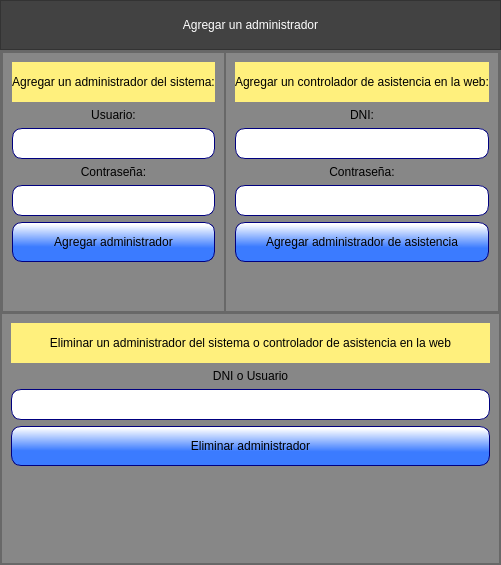
            <widget class="QWidget" name="page_add_administrator">
             <property name="styleSheet">
              <string notr="true">QWidget{
background-color: rgb(135, 135, 135);
}

QPushButton{
border: 1px solid rgb(0, 0, 127);
border-radius:10px;
background-color: qlineargradient(spread:pad, x1:0.409318, y1:0.636, x2:0.432, y2:0.0454545, stop:0 rgba(59, 123, 255, 255), stop:1 rgba(255, 255, 255, 255));
font: 14pt &quot;MS Shell Dlg 2&quot;;
}

QPushButton:hover{
	background-color: rgb(170, 255, 255);
	font: 14pt &quot;MS Shell Dlg 2&quot;;
}</string>
             </property>
             <layout class="QVBoxLayout" name="verticalLayout_9">
              <property name="spacing">
               <number>0</number>
              </property>
              <property name="leftMargin">
               <number>0</number>
              </property>
              <property name="topMargin">
               <number>0</number>
              </property>
              <property name="rightMargin">
               <number>0</number>
              </property>
              <property name="bottomMargin">
               <number>0</number>
              </property>
              <item>
               <widget class="QFrame" name="frame_24">
                <property name="minimumSize">
                 <size>
                  <width>0</width>
                  <height>50</height>
                 </size>
                </property>
                <property name="maximumSize">
                 <size>
                  <width>16777215</width>
                  <height>50</height>
                 </size>
                </property>
                <property name="styleSheet">
                 <string notr="true">QFrame{
background-color: rgb(66, 66, 66);
font: 12pt &quot;MS Shell Dlg 2&quot;;
}

QLineEdit{
	font: 12pt &quot;MS Shell Dlg 2&quot;;
	background-color: rgb(255, 255, 255);
	border: 1px solid rgb(0, 0, 127);
	border-radius:10px;
}</string>
                </property>
                <property name="frameShape">
                 <enum>QFrame::StyledPanel</enum>
                </property>
                <property name="frameShadow">
                 <enum>QFrame::Raised</enum>
                </property>
                <layout class="QVBoxLayout" name="verticalLayout_31">
                 <property name="spacing">
                  <number>0</number>
                 </property>
                 <property name="leftMargin">
                  <number>0</number>
                 </property>
                 <property name="topMargin">
                  <number>0</number>
                 </property>
                 <property name="rightMargin">
                  <number>0</number>
                 </property>
                 <property name="bottomMargin">
                  <number>0</number>
                 </property>
                 <item>
                  <widget class="QLabel" name="label_35">
                   <property name="styleSheet">
                    <string notr="true">color: rgb(255, 255, 255);
font: 16pt &quot;MS Shell Dlg 2&quot;;</string>
                   </property>
                   <property name="text">
                    <string>Agregar un administrador</string>
                   </property>
                   <property name="alignment">
                    <set>Qt::AlignCenter</set>
                   </property>
                  </widget>
                 </item>
                </layout>
               </widget>
              </item>
              <item>
               <widget class="QFrame" name="frame_23">
                <property name="styleSheet">
                 <string notr="true">QFrame{
font: 12pt &quot;MS Shell Dlg 2&quot;;
}
QLineEdit{
	font: 12pt &quot;MS Shell Dlg 2&quot;;
	background-color: rgb(255, 255, 255);
	border: 1px solid rgb(0, 0, 127);
	border-radius:10px;
}</string>
                </property>
                <property name="frameShape">
                 <enum>QFrame::StyledPanel</enum>
                </property>
                <property name="frameShadow">
                 <enum>QFrame::Raised</enum>
                </property>
                <layout class="QVBoxLayout" name="verticalLayout_32">
                 <property name="spacing">
                  <number>0</number>
                 </property>
                 <property name="leftMargin">
                  <number>0</number>
                 </property>
                 <property name="topMargin">
                  <number>0</number>
                 </property>
                 <property name="rightMargin">
                  <number>0</number>
                 </property>
                 <property name="bottomMargin">
                  <number>0</number>
                 </property>
                 <item>
                  <widget class="QFrame" name="add_admin_frame">
                   <property name="frameShape">
                    <enum>QFrame::StyledPanel</enum>
                   </property>
                   <property name="frameShadow">
                    <enum>QFrame::Raised</enum>
                   </property>
                   <layout class="QHBoxLayout" name="horizontalLayout_14" stretch="0,0">
                    <property name="spacing">
                     <number>0</number>
                    </property>
                    <property name="leftMargin">
                     <number>0</number>
                    </property>
                    <property name="topMargin">
                     <number>0</number>
                    </property>
                    <property name="rightMargin">
                     <number>0</number>
                    </property>
                    <property name="bottomMargin">
                     <number>0</number>
                    </property>
                    <item>
                     <widget class="QFrame" name="frame_26">
                      <property name="frameShape">
                       <enum>QFrame::StyledPanel</enum>
                      </property>
                      <property name="frameShadow">
                       <enum>QFrame::Raised</enum>
                      </property>
                      <layout class="QVBoxLayout" name="verticalLayout_34">
                       <item>
                        <widget class="QLabel" name="label_38">
                         <property name="minimumSize">
                          <size>
                           <width>0</width>
                           <height>40</height>
                          </size>
                         </property>
                         <property name="styleSheet">
                          <string notr="true">background-color: rgb(255, 240, 125);</string>
                         </property>
                         <property name="text">
                          <string>Agregar un administrador del sistema:</string>
                         </property>
                         <property name="alignment">
                          <set>Qt::AlignCenter</set>
                         </property>
                        </widget>
                       </item>
                       <item>
                        <widget class="QLabel" name="label_46">
                         <property name="minimumSize">
                          <size>
                           <width>0</width>
                           <height>0</height>
                          </size>
                         </property>
                         <property name="text">
                          <string>Usuario:</string>
                         </property>
                         <property name="alignment">
                          <set>Qt::AlignCenter</set>
                         </property>
                        </widget>
                       </item>
                       <item>
                        <widget class="QLineEdit" name="lineEdit_add_users">
                         <property name="minimumSize">
                          <size>
                           <width>0</width>
                           <height>31</height>
                          </size>
                         </property>
                         <property name="alignment">
                          <set>Qt::AlignCenter</set>
                         </property>
                        </widget>
                       </item>
                       <item>
                        <widget class="QLabel" name="label_41">
                         <property name="minimumSize">
                          <size>
                           <width>0</width>
                           <height>0</height>
                          </size>
                         </property>
                         <property name="text">
                          <string>Contraseña:</string>
                         </property>
                         <property name="alignment">
                          <set>Qt::AlignCenter</set>
                         </property>
                        </widget>
                       </item>
                       <item>
                        <widget class="QLineEdit" name="lndt_add_password">
                         <property name="minimumSize">
                          <size>
                           <width>0</width>
                           <height>31</height>
                          </size>
                         </property>
                         <property name="alignment">
                          <set>Qt::AlignCenter</set>
                         </property>
                        </widget>
                       </item>
                       <item>
                        <widget class="QPushButton" name="btn_add_confirm_admin">
                         <property name="minimumSize">
                          <size>
                           <width>0</width>
                           <height>40</height>
                          </size>
                         </property>
                         <property name="text">
                          <string>Agregar administrador</string>
                         </property>
                        </widget>
                       </item>
                       <item>
                        <spacer name="verticalSpacer_11">
                         <property name="orientation">
                          <enum>Qt::Vertical</enum>
                         </property>
                         <property name="sizeHint" stdset="0">
                          <size>
                           <width>20</width>
                           <height>40</height>
                          </size>
                         </property>
                        </spacer>
                       </item>
                      </layout>
                     </widget>
                    </item>
                    <item>
                     <widget class="QFrame" name="frame_25">
                      <property name="frameShape">
                       <enum>QFrame::StyledPanel</enum>
                      </property>
                      <property name="frameShadow">
                       <enum>QFrame::Raised</enum>
                      </property>
                      <layout class="QVBoxLayout" name="verticalLayout_35">
                       <item>
                        <widget class="QLabel" name="label_39">
                         <property name="minimumSize">
                          <size>
                           <width>0</width>
                           <height>40</height>
                          </size>
                         </property>
                         <property name="styleSheet">
                          <string notr="true">background-color: rgb(255, 240, 125);</string>
                         </property>
                         <property name="text">
                          <string>Agregar un controlador de asistencia en la web:</string>
                         </property>
                         <property name="alignment">
                          <set>Qt::AlignCenter</set>
                         </property>
                        </widget>
                       </item>
                       <item>
                        <widget class="QLabel" name="label_42">
                         <property name="minimumSize">
                          <size>
                           <width>0</width>
                           <height>0</height>
                          </size>
                         </property>
                         <property name="text">
                          <string>DNI:</string>
                         </property>
                         <property name="alignment">
                          <set>Qt::AlignCenter</set>
                         </property>
                        </widget>
                       </item>
                       <item>
                        <widget class="QLineEdit" name="lineEdit_26">
                         <property name="minimumSize">
                          <size>
                           <width>0</width>
                           <height>31</height>
                          </size>
                         </property>
                         <property name="alignment">
                          <set>Qt::AlignCenter</set>
                         </property>
                        </widget>
                       </item>
                       <item>
                        <widget class="QLabel" name="label_43">
                         <property name="minimumSize">
                          <size>
                           <width>0</width>
                           <height>0</height>
                          </size>
                         </property>
                         <property name="text">
                          <string>Contraseña:</string>
                         </property>
                         <property name="alignment">
                          <set>Qt::AlignCenter</set>
                         </property>
                        </widget>
                       </item>
                       <item>
                        <widget class="QLineEdit" name="lndt_add_cntrls">
                         <property name="minimumSize">
                          <size>
                           <width>0</width>
                           <height>31</height>
                          </size>
                         </property>
                         <property name="alignment">
                          <set>Qt::AlignCenter</set>
                         </property>
                        </widget>
                       </item>
                       <item>
                        <widget class="QPushButton" name="add_admin_btn_ctrls">
                         <property name="minimumSize">
                          <size>
                           <width>0</width>
                           <height>40</height>
                          </size>
                         </property>
                         <property name="text">
                          <string>Agregar administrador de asistencia</string>
                         </property>
                        </widget>
                       </item>
                       <item>
                        <spacer name="verticalSpacer_12">
                         <property name="orientation">
                          <enum>Qt::Vertical</enum>
                         </property>
                         <property name="sizeHint" stdset="0">
                          <size>
                           <width>20</width>
                           <height>40</height>
                          </size>
                         </property>
                        </spacer>
                       </item>
                      </layout>
                     </widget>
                    </item>
                   </layout>
                  </widget>
                 </item>
                 <item>
                  <widget class="QFrame" name="delete_admin_frame">
                   <property name="minimumSize">
                    <size>
                     <width>0</width>
                     <height>0</height>
                    </size>
                   </property>
                   <property name="frameShape">
                    <enum>QFrame::StyledPanel</enum>
                   </property>
                   <property name="frameShadow">
                    <enum>QFrame::Raised</enum>
                   </property>
                   <layout class="QVBoxLayout" name="verticalLayout_33">
                    <item>
                     <widget class="QLabel" name="label_40">
                      <property name="minimumSize">
                       <size>
                        <width>0</width>
                        <height>40</height>
                       </size>
                      </property>
                      <property name="styleSheet">
                       <string notr="true">background-color: rgb(255, 240, 125);</string>
                      </property>
                      <property name="text">
                       <string>Eliminar un administrador del sistema o controlador de asistencia en la web</string>
                      </property>
                      <property name="alignment">
                       <set>Qt::AlignCenter</set>
                      </property>
                     </widget>
                    </item>
                    <item>
                     <widget class="QLabel" name="label_44">
                      <property name="text">
                       <string>DNI o Usuario</string>
                      </property>
                      <property name="alignment">
                       <set>Qt::AlignCenter</set>
                      </property>
                     </widget>
                    </item>
                    <item>
                     <widget class="QLineEdit" name="lndt_delete_id">
                      <property name="minimumSize">
                       <size>
                        <width>0</width>
                        <height>31</height>
                       </size>
                      </property>
                      <property name="alignment">
                       <set>Qt::AlignCenter</set>
                      </property>
                     </widget>
                    </item>
                    <item>
                     <widget class="QPushButton" name="delete_admin_ctrl_btn">
                      <property name="minimumSize">
                       <size>
                        <width>0</width>
                        <height>40</height>
                       </size>
                      </property>
                      <property name="text">
                       <string>Eliminar administrador</string>
                      </property>
                     </widget>
                    </item>
                    <item>
                     <spacer name="verticalSpacer_13">
                      <property name="orientation">
                       <enum>Qt::Vertical</enum>
                      </property>
                      <property name="sizeHint" stdset="0">
                       <size>
                        <width>20</width>
                        <height>88</height>
                       </size>
                      </property>
                     </spacer>
                    </item>
                   </layout>
                  </widget>
                 </item>
                </layout>
               </widget>
              </item>
             </layout>
            </widget>
